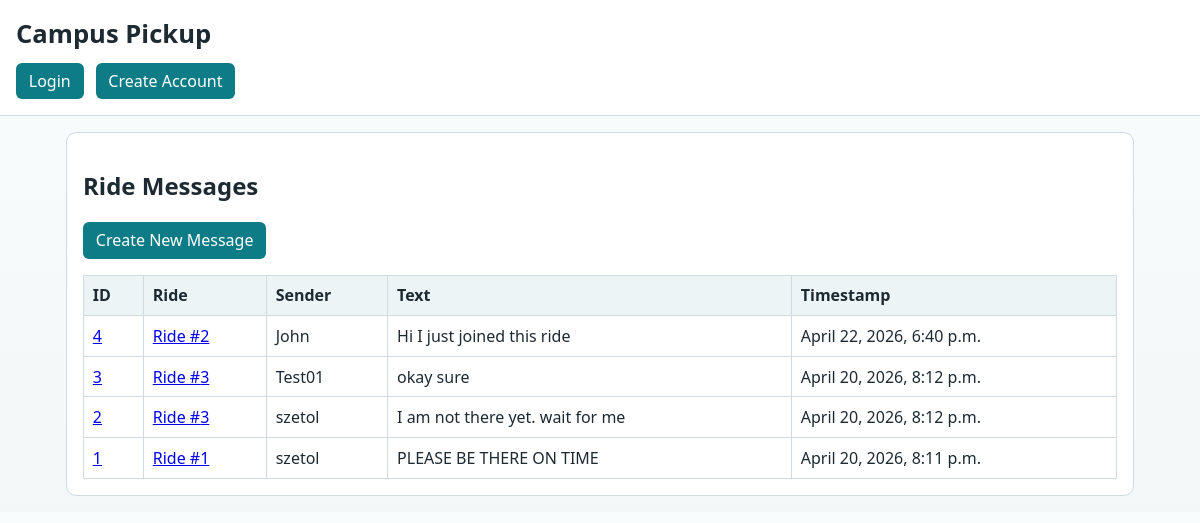
Screenshot of /campus_pickup/messages/ with the database file from the repository.
### campus_pickup/models.py (models this page shows, shortened)
class RideMessage(models.Model):
    ride = models.ForeignKey(Ride, on_delete=models.CASCADE)
    sender = models.ForeignKey(Profile, on_delete=models.CASCADE)
    text = models.TextField(blank=False)
    timestamp = models.DateTimeField(auto_now_add=True)

class Ride(models.Model):
    REQUEST_TYPES = [
        ("reservation", "Reservation"),
        ("realtime", "Real-Time"),
    ]
    STATUS_CHOICES = [
        ("open", "Open"),
        ("accepted", "Accepted"),
        ("full", "Full"),
        ("completed", "Completed"),
        ("cancelled", "Cancelled"),
    ]
    creator = models.ForeignKey(
        Profile,
        on_delete=models.CASCADE,
        related_name="created_rides"
    )
    driver = models.ForeignKey(
        Profile,
        on_delete=models.SET_NULL,
        null=True,
        blank=True,
        related_name="driving_rides"
    )
    pickup_location = models.TextField(blank=False)
    destination = models.TextField(blank=False)
    pickup_time = models.DateTimeField()
    request_type = models.CharField(max_length=20, choices=REQUEST_TYPES)
    status = models.CharField(
        max_length=20,
        choices=STATUS_CHOICES,
        default="open"
    )
    seat_capacity = models.IntegerField(default=4)
    created_at = models.DateTimeField(auto_now_add=True)

class Profile(models.Model):
    user = models.ForeignKey(User, on_delete=models.CASCADE)
    display_name = models.TextField(blank=False)
    bio_text = models.TextField(blank=True)
    profile_image_url = models.ImageField(
        "profile image",
        upload_to="campus_pickup/profile_images/",
        blank=True,
    )
    join_date = models.DateTimeField(auto_now_add=True)

### campus_pickup/views.py (the view)
# urls.py: path("messages/", views.RideMessageListView.as_view(), name="message_list"),
class RideMessageListView(ListView):
    model = RideMessage
    template_name = "campus_pickup/message_list.html"
    context_object_name = "messages"
    def get_queryset(self):
        return RideMessage.objects.select_related("ride", "sender").order_by("-timestamp")

### campus_pickup/templates/campus_pickup/message_list.html
{% extends "campus_pickup/base.html" %}
{% block content %}
<section class="panel">
    <h2>Ride Messages</h2>
    <p>
        <a class="button-link" href="{% url 'campus_pickup:message_create' %}">Create New Message</a>
    </p>
    <table>
        <thead>
            <tr>
                <th>ID</th>
                <th>Ride</th>
                <th>Sender</th>
                <th>Text</th>
                <th>Timestamp</th>
            </tr>
        </thead>
        <tbody>
            {% for m in messages %}
            <tr>
                <td><a href="{% url 'campus_pickup:message_detail' m.pk %}">{{ m.id }}</a></td>
                <td><a href="{% url 'campus_pickup:ride_detail' m.ride.pk %}">Ride #{{ m.ride.pk }}</a></td>
                <td>{{ m.sender.display_name }}</td>
                <td>{{ m.text }}</td>
                <td>{{ m.timestamp }}</td>
            </tr>
            {% empty %}
            <tr>
                <td colspan="5">No messages found.</td>
            </tr>
            {% endfor %}
        </tbody>
    </table>
</section>
{% endblock %}

### static/styles/campus_pickup.css (style rules this page uses)
:root { --bg: #f3f7f8; --surface: #ffffff; --border: #cfdbe0; --text: #1d2a32; --accent: #0e7c86; --accent-dark: #0a5960; }
* { box-sizing: border-box; }
body { margin: 0; padding: 0; background: linear-gradient(180deg, #f9fcfd 0%, var(--bg) 100%); color: var(--text); font-family: "Trebuchet MS", "Segoe UI", Tahoma, sans-serif; }
.button-link { text-decoration: none; color: #ffffff; background: var(--accent); border-radius: 6px; padding: 0.45rem 0.8rem; display: inline-block; margin-right: 0.4rem; }
.panel { background: var(--surface); border: 1px solid var(--border); border-radius: 10px; padding: 1rem; margin-bottom: 1rem; }
table { width: 100%; border-collapse: collapse; }
th, td { border: 1px solid var(--border); padding: 0.55rem; text-align: left; vertical-align: top; }
th { background: #edf4f6; }

### rows the page displays
RideMessage: id "4", ride.pk "2", sender.display_name "John", text "Hi I just joined this ride", timestamp "April 22, 2026, 6:40 p.m."
RideMessage: id "3", ride.pk "3", sender.display_name "Test01", text "okay sure", timestamp "April 20, 2026, 8:12 p.m."
RideMessage: id "2", ride.pk "3", sender.display_name "szetol", text "I am not there yet. wait for me", timestamp "April 20, 2026, 8:12 p.m."
RideMessage: id "1", ride.pk "1", sender.display_name "szetol", text "PLEASE BE THERE ON TIME", timestamp "April 20, 2026, 8:11 p.m."
